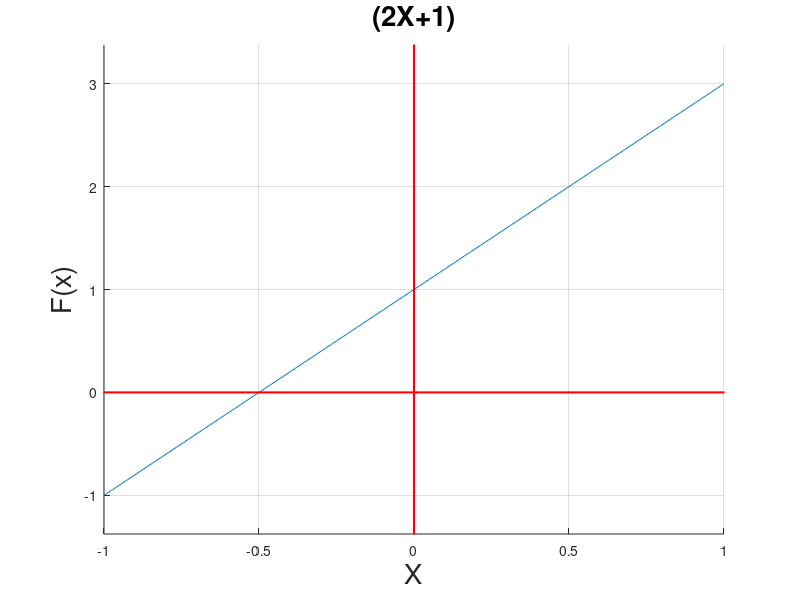

This figure's MATLAB source:
% Octave Script
% Title			    :FUNCIONES ALGEBRAICAS: POLINOMIALES Y RACIONALES
% Description		:DETERMINAR FUNCIONES
% Author		    :ANGEL JESUS SANTIAGO HERNANDEZ
% Date		    	:19/11/2021
% Version		    :5
% Usage			    :DRAKJESUS
%Notes:        Se necesita el programa Octave, usar su linea de comando
%              https://octaveintro.readthedocs.io/en/latest/index.html

clear 
p=[0 2 1]
roots(p)
disp('LA RAIZ DE LA FUNCION ES: -0.5');
disp('LA FUNCION ES POLINOMIAL');
disp('DONDE F(X)=0 ES:(-0.5,0)');
hold on;
grid on;
  ezplot('2*x+1',[-1 1])
  a=[-10 10];
  b=a-a;
  plot (a,b,'r','linewidth',1.5)
  plot (b,a,'r','linewidth',1.5)
hold off;
title("(2X+1)",'FontSize',20);
xlabel("X",'FontSize',20);
ylabel("F(x)",'FontSize',20);